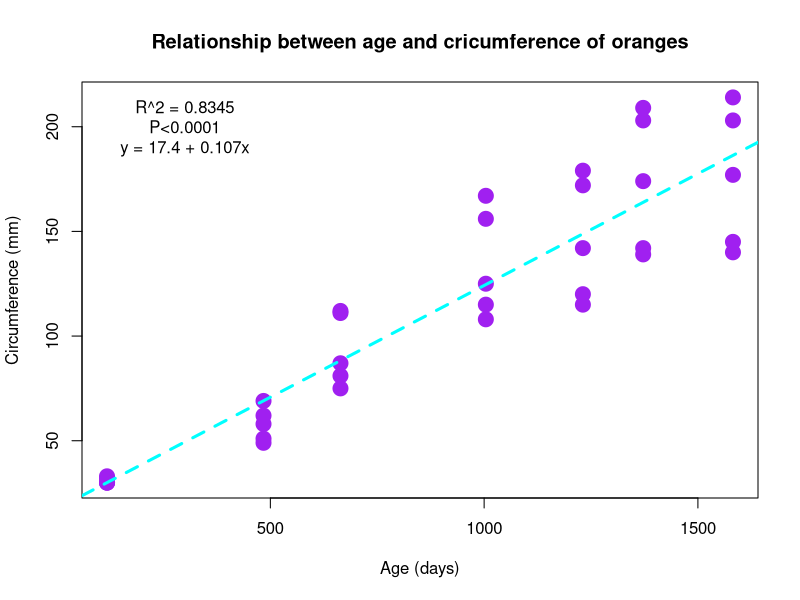

Reproduce this figure in R.
data("Orange")     # Loading the inbuilt Orange data
head(Orange)       # First 6 rows of the dataframe
length(Orange$age) # Checking the length of the dataframe

Orangelm <- lm(circumference ~ age, data = Orange)
summary(Orangelm)

plot(Orange$circumference ~ Orange$age, 
     col = "purple",
     pch = 19,
     cex = 2,
     xlab = "Age (days)",
     ylab = "Circumference (mm)",
     main = "Relationship between age and cricumference of oranges")
abline(Orangelm, lwd = 3, lty = "dashed", col = "cyan")
text(300, 200, "R^2 = 0.8345\nP<0.0001\ny = 17.4 + 0.107x")
